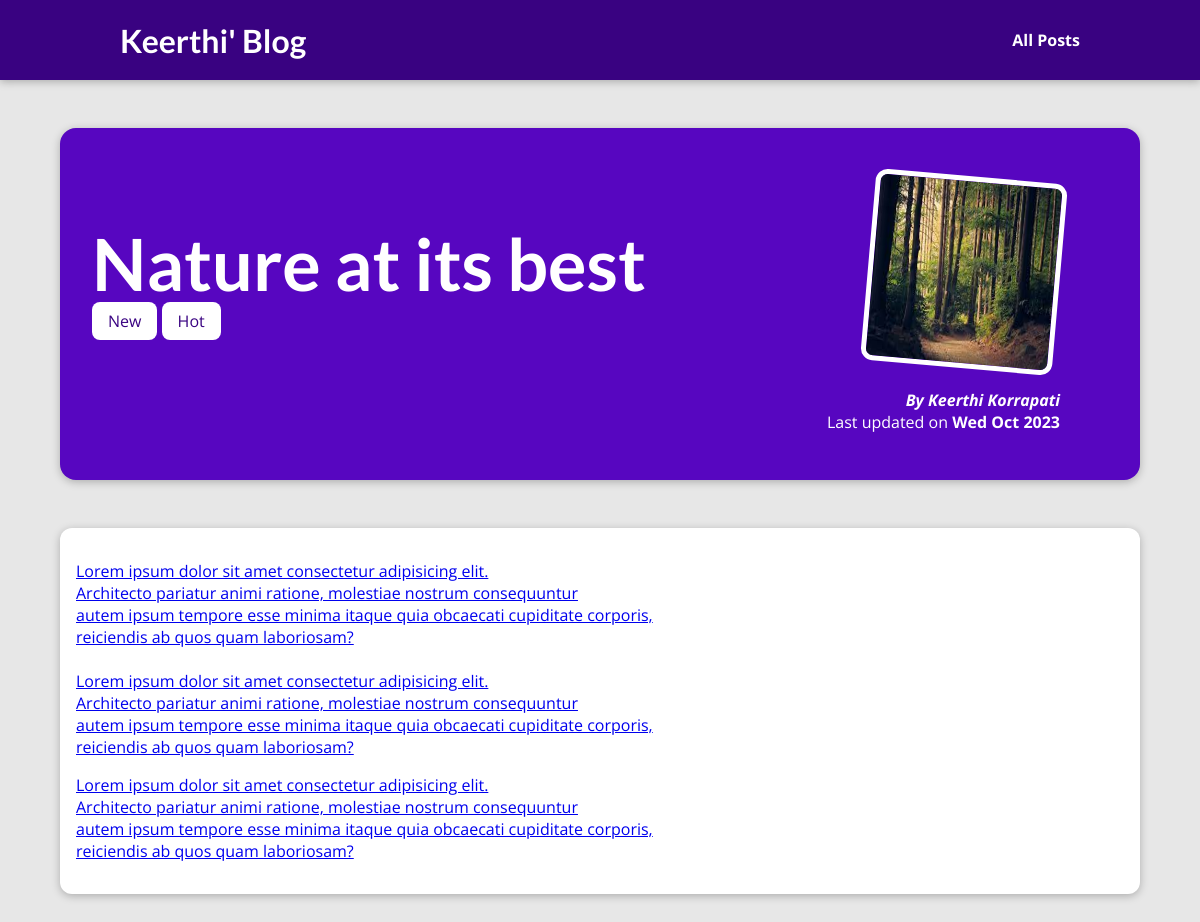
The page /posts/nature-at-its-best on the database its author committed.
### blog/models.py (models this page shows, shortened)
class Post(models.Model):
    title = models.CharField(max_length=150)
    excerpt = models.CharField(max_length=200)
    image_name = models.CharField(max_length=100)
    date = models.DateField(auto_now=True)
    slug = models.SlugField(unique=True, db_index=True)
    content = models.TextField(validators=[MinLengthValidator(10)])
    author = models.ForeignKey(Author, on_delete=models.SET_NULL, null=True, related_name="posts") #One-To-Many Relation with Author
    tags = models.ManyToManyField(Tag)

class Tag(models.Model):
    caption = models.CharField(max_length=20)

class Author(models.Model):
    first_name = models.CharField(max_length=100)
    last_name = models.CharField(max_length=100)
    email_address = models.EmailField()
    def full_name(self):
        return f"{self.first_name} {self.last_name}"
    def __str__(self):
        return self.full_name()

### blog/views.py (the view)
# urls.py: path("posts/<slug:slug>", views.post_detail,name="post-detail-page") #/posts/postName
def post_detail(request,slug):
    identified_post = get_object_or_404(Post, slug=slug)  # replaced Post.objects.get(slug=slug) with error
    return render(request, "blog/post-detail.html",{
        "post": identified_post,
        "post_tags": identified_post.tags.all()
    })

### blog/templates/blog/post-detail.html (shortened to what this page needs)
{% extends "base.html" %}
{% load static %}
{% block css_files %}
    <link rel="stylesheet" href="{% static "blog/post-detail.css" %}"/>
{% endblock  %}
{% block content %}
    <section id="summary">
        <h2>{{ post.title }}</h2>
        <div>
            {% for tag in post_tags %}
                <span class="tag">{{ tag.caption }}</span>
            {% endfor %}
        </div>
        <article>
            <img src="{% static "blog/images/"|add:post.image_name %}" alt="{{ post.title }}" />
            <address>By <a href="mailto:{{ post.author.email_address }}">{{ post.author }} </address>
            <div>
                Last updated on <time>{{ post.date|date:"D M Y" }}</time>
            </div>
        </article>
    </section>
    <main>
        {{ post.content|linebreaks }}
    </main>
{% endblock %}

### static/app.css (style rules this page uses)
* { box-sizing: border-box; }
html { font-family: 'Open Sans', 'Lato', sans-serif; }
body { margin: 0; }
h1, h2, h3 { font-family: 'Lato', sans-serif; font-weight: bold; }

### blog/static/blog/post-detail.css (style rules this page uses)
body { background-color: #e7e7e7; }
#summary { margin: 8rem auto 3rem auto; padding: 2rem; width: 90%; max-width: 90rem; border-radius: 16px; background-color: #5706c0; position: relative; box-shadow: 0 2px 8px rgba(0, 0, 0, 0.25); height: 22rem; }
#summary h2 { color: white; font-size: 4.5rem; margin-bottom: 0.25rem; }
#summary article { position: absolute; top: 2rem; right: 3rem; padding: 1rem 2rem; border-radius: 12px; text-align: right; color: white; }
#summary article img { width: 12rem; height: 12rem; border-radius: 12px; transform: rotateZ(5deg); border: 5px solid white; margin-bottom: 1rem; }
#summary address { font-weight: bold; }
#summary a { color: white; text-decoration: none; }
#summary time { font-weight: bold; }
main { width: 90%; max-width: 90rem; margin: 3rem auto; background-color: white; padding: 1rem; border-radius: 12px; box-shadow: 0 2px 8px rgba(0, 0, 0, 0.25); }
.tag { background-color: white; color: #390281; padding: 0.5rem 1rem; border-radius: 8px; }

### rows shown on the page
Post: title "Nature at its best", image_name (picture), author "Keerthi Korrapati", date "Wed Oct 2023", content "Lorem ipsum dolor sit amet consectetur adipisicing elit. Architecto pariatur animi ratione, molestiae nostrum consequuntur autem ipsum tempore esse minima itaque quia obcaecati cupiditate corporis, reiciendis ab quos quam laboriosam? Lorem ipsum dolor sit amet consectetur adipisicing elit. Architecto pariatur animi ratione, molestiae nostrum consequuntur autem ipsum tempore esse minima itaque quia obcaecati cupiditate corporis, reiciendis ab quos quam laboriosam? Lorem ipsum dolor sit amet consectetur adipisicing elit. Architecto pariatur animi ratione, molestiae nostrum consequuntur autem ipsum tempore esse minima itaque quia obcaecati cupiditate corporis, reiciendis ab quos quam…"
Tag: caption "New"
Tag: caption "Hot"
